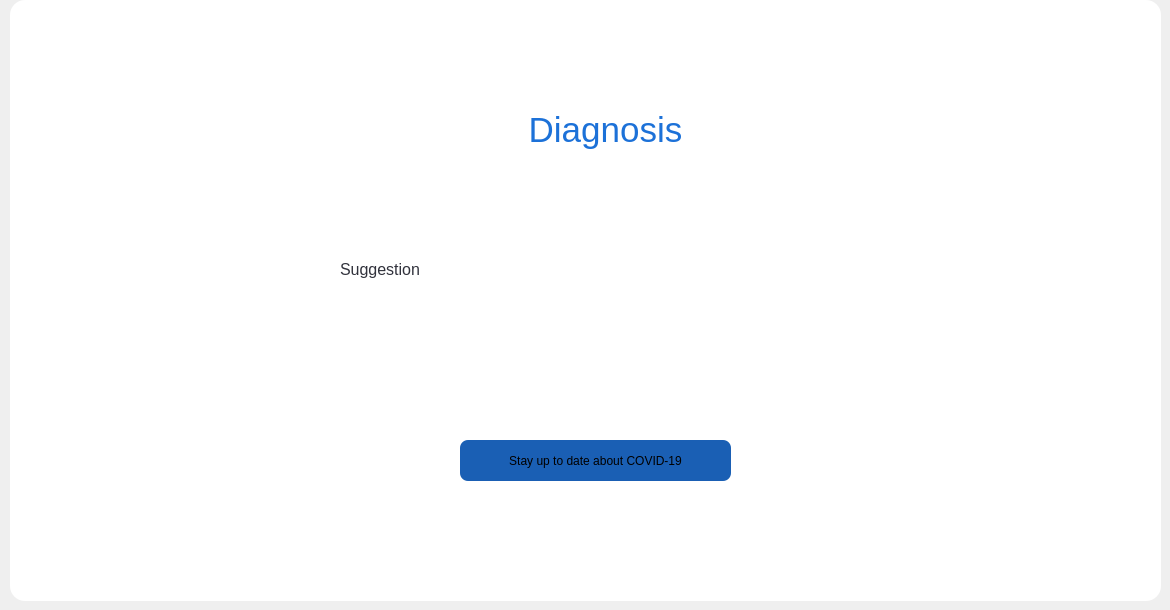
                     <widget class="QWidget" name="page">
                      <widget class="QFrame" name="frame_10">
                       <property name="geometry">
                        <rect>
                         <x>10</x>
                         <y>0</y>
                         <width>1151</width>
                         <height>601</height>
                        </rect>
                       </property>
                       <property name="styleSheet">
                        <string notr="true">background-color: rgb(255, 255, 255);
border-radius:15px;</string>
                       </property>
                       <property name="frameShape">
                        <enum>QFrame::StyledPanel</enum>
                       </property>
                       <property name="frameShadow">
                        <enum>QFrame::Raised</enum>
                       </property>
                       <widget class="QLabel" name="diagnosis_main">
                        <property name="geometry">
                         <rect>
                          <x>260</x>
                          <y>30</y>
                          <width>671</width>
                          <height>201</height>
                         </rect>
                        </property>
                        <property name="styleSheet">
                         <string notr="true">font: 700 14pt &quot;Cantarell&quot;;
color: rgb(28, 113, 216);</string>
                        </property>
                        <property name="text">
                         <string>&lt;html&gt;&lt;head/&gt;&lt;body&gt;&lt;p align=&quot;center&quot;&gt;&lt;span style=&quot; font-size:26pt;&quot;&gt;Diagnosis&lt;/span&gt;&lt;/p&gt;&lt;/body&gt;&lt;/html&gt;</string>
                        </property>
                        <property name="alignment">
                         <set>Qt::AlignCenter</set>
                        </property>
                        <property name="wordWrap">
                         <bool>true</bool>
                        </property>
                       </widget>
                       <widget class="QLabel" name="diagnosis_suggestion">
                        <property name="geometry">
                         <rect>
                          <x>330</x>
                          <y>260</y>
                          <width>541</width>
                          <height>151</height>
                         </rect>
                        </property>
                        <property name="styleSheet">
                         <string notr="true">color: rgb(49, 50, 60);</string>
                        </property>
                        <property name="text">
                         <string>&lt;html&gt;&lt;head/&gt;&lt;body&gt;&lt;p&gt;&lt;span style=&quot; font-size:12pt;&quot;&gt;Suggestion&lt;/span&gt;&lt;/p&gt;&lt;/body&gt;&lt;/html&gt;</string>
                        </property>
                        <property name="alignment">
                         <set>Qt::AlignLeading|Qt::AlignLeft|Qt::AlignTop</set>
                        </property>
                       </widget>
                       <widget class="QPushButton" name="pushButton_5">
                        <property name="geometry">
                         <rect>
                          <x>450</x>
                          <y>440</y>
                          <width>271</width>
                          <height>41</height>
                         </rect>
                        </property>
                        <property name="styleSheet">
                         <string notr="true">QObject
{
		border: none;
		font: 700 11pt &quot;Cantarell&quot;;
		background-color: rgb(26, 95, 180);
		border-radius: 8px;
}

QObject:hover
{
	background-color: rgb(53, 132, 228);
	border: none;
}

QObject:pressed
{
	background-color: rgb(28, 113, 216);
	border: none
}</string>
                        </property>
                        <property name="text">
                         <string>Stay up to date about COVID-19</string>
                        </property>
                       </widget>
                      </widget>
                     </widget>
